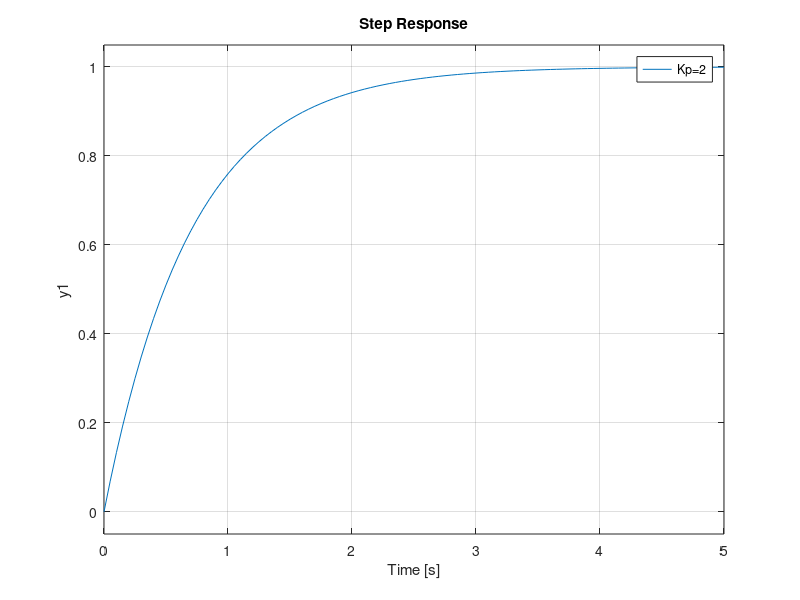
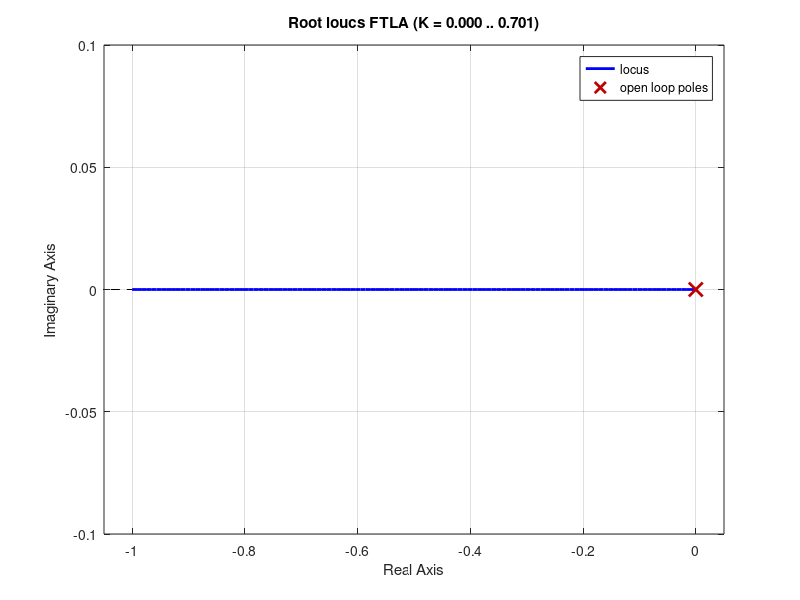
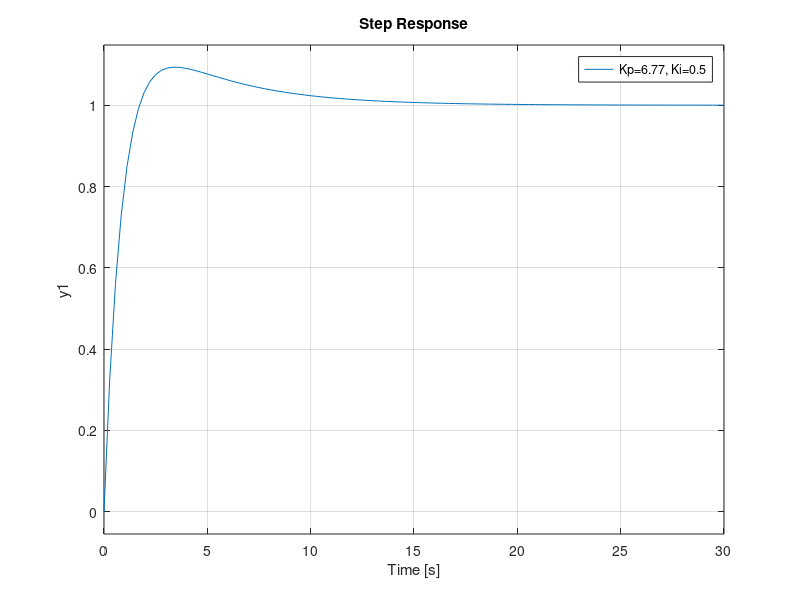
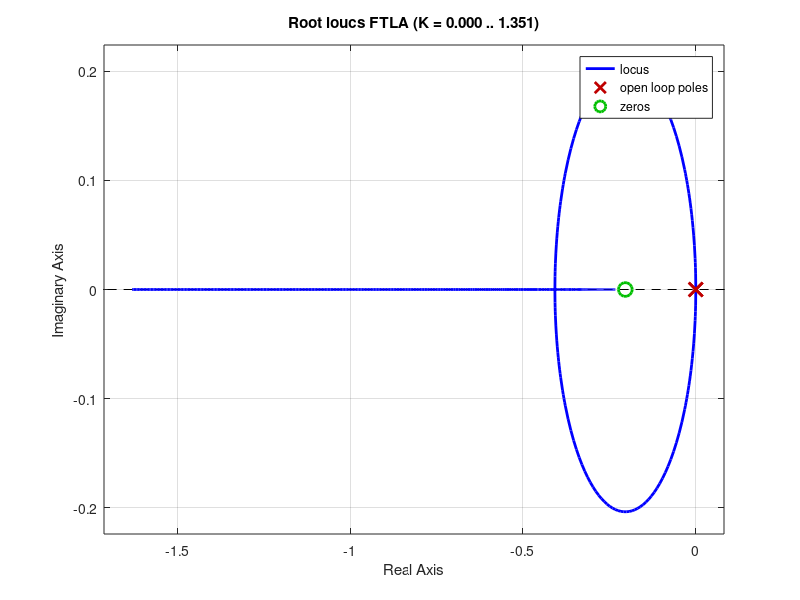

Reproduce these figures in MATLAB, in order.
%Seccion: analisis de estabilidad

num=[2580];
den=[12664 1];
Gp = tf(num,den)

%% Proporcional
kp = [2,5,7];
figure(1)
hold on;
for i = 1:length(kp)
    Gc = kp(i);
    FTLA = Gp*Gc;
    FTLC = feedback(FTLA,1);
    step(FTLC);
end
legend('Kp=2', 'Kp=10', 'Kp=45');

figure(2);
rlocus(FTLA)


%% PI
kp = 6.77;
ki = [.5,10,1.38];

figure(3); 
hold on;
for i = 1:length(ki)
    Gc = kp + tf([ki(i)],[1 0]);  % =(Kp*s + Ki)/s, es decir se introduce un polo en s=0 y un cero en s=Ki/Kp
    
    FTLA = Gp*Gc
    FTLC = feedback(FTLA,1);
    step(FTLC);
end
legend('Kp=6.77, Ki=0.5', 'Kp=6.77, Ki=10', 'Kp=6.77, Ki=1.38');

figure(4);
rlocus(FTLA);

% se anadio un polo en 0, aumentando el tipo de sistema en 1

%% PD

kp=6.847;
kd= [0,1,5]; %Error en respuesta?

figure(5); 
hold on;
for i = 1:length(kd)
    Gc = kp + tf([kd(i) 0],[1]);
    FTLA = Gp*Gc;
    
    FTLC = feedback(FTLA,1);
    step(FTLC);
end
legend('Kp=6.847, Kd=0', 'Kp=6.847, Kd=1', 'Kp=6.847, Kd=5');

figure(6);
rlocus(FTLA);

%% PID
Kp = 6.178;
Ki = 1.38;
Kd = 5;

Gc = Kp + tf([Ki],[1 0]) + tf([Kd 0],[1])
FTLA = Gp*Gc;
figure(7);
rlocus(FTLA);
